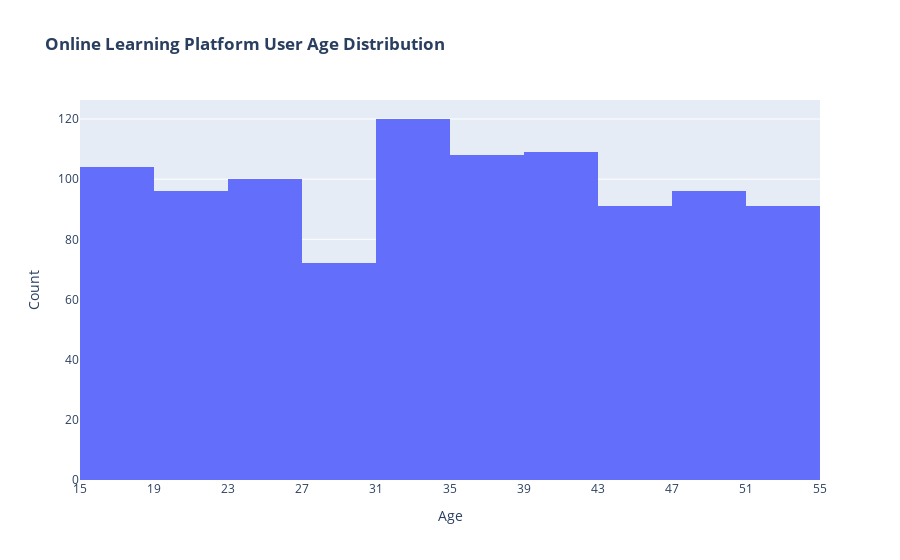

Notebook cell for this chart:
### Code cell
fig1 = go.Figure()
count, bin_edges = np.histogram(df_customer['age'])
fig1.add_trace(go.Histogram(x=df_customer['age'],
                            xbins=dict(start=15, end=55, size=4),
                            showlegend=False))
fig1.update_layout(title_text='<b>Online Learning Platform User Age Distribution</b>',
                   xaxis=dict(tickmode = 'linear',
                            tick0 = 15,
                            dtick = 4))
fig1.update_xaxes(title_text='Age')
fig1.update_yaxes(title_text='Count')
fig1.show()

### Figure 1 — Plotly figure (JSON) as saved in the notebook; plotly's stock layout.template omitted (floating-point values rounded to 4 significant figures; data arrays with more than 128 entries replaced by an {"elided": "..."} marker saying what was removed)
{"data": [{"showlegend": false, "type": "histogram", "x": {"elided": "1000 int values"}, "xbins": {"end": 55, "size": 4, "start": 15}}], "layout": {"title": {"text": "<b>Online Learning Platform User Age Distribution</b>"}, "xaxis": {"dtick": 4, "tick0": 15, "tickmode": "linear", "title": {"text": "Age"}}, "yaxis": {"title": {"text": "Count"}}}}
